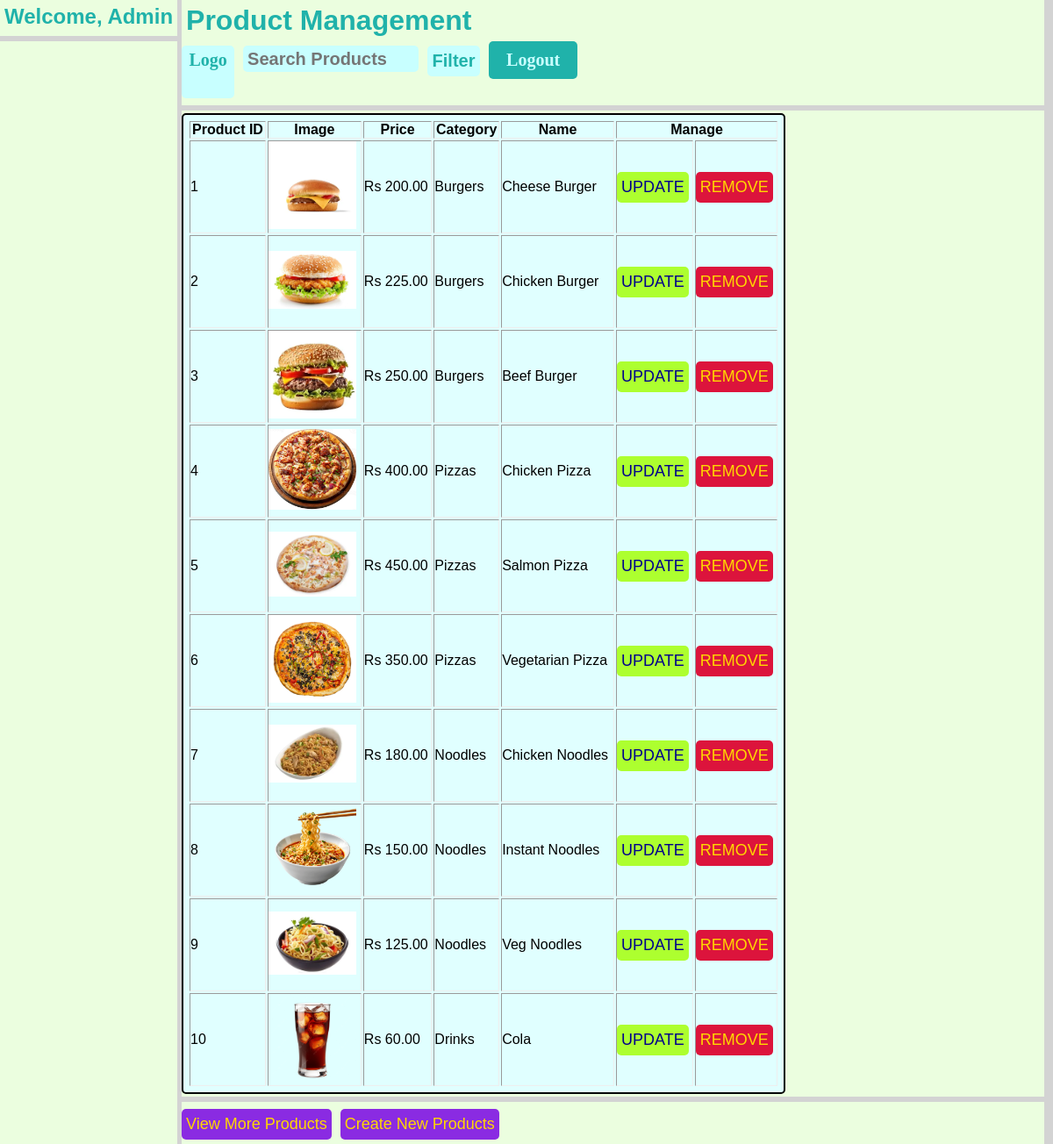
The page /pages/admin.php?page=2 (signed in) on the database its author committed.
### tables this page shows
CREATE TABLE `products` (
  `p_id` int(10) NOT NULL AUTO_INCREMENT,
  `name` varchar(100) NOT NULL UNIQUE,
  `price` decimal(10,2) NOT NULL,
  `image` varchar(255) DEFAULT NULL,
  `category` enum('Burgers','Pizzas','Noodles','Drinks','Desserts') NOT NULL,

  PRIMARY KEY (`p_id`)

);

### pages/admin.php (the view, shortened to what this page needs)
<!DOCTYPE html>
<html>
<head>
  <link rel="stylesheet" href="../css/style.css">
  <link rel="stylesheet" href="../css/admin.css">
</head>
<body>
  <div class="layout">
    <aside class="left_panel">
      <h2 id="welcome_staff">Welcome, Admin</h2>
      <hr class="horizontal_lines">
    </aside>
    <main class="middle_panel">
      <h1 class="page_title">Product Management</h1>
      <div class="header">
        <div class="logo">
          Logo
        </div>
        <div class="search">
          <input type="text" name="search_product" placeholder="Search Products">
        </div>
        <div class="filter">
          <button id="filter_button">Filter</button>
        </div>
        <div class="logout">
          <a href="logout.php">Logout</a>
        </div>
      </div>
      <hr class="horizontal_lines">
      <section class="products_table">
        <table class="products" border="1">
          <tr>
            <th>Product ID</th>
            <th>Image</th>
            <th>Price</th>
            <th>Category</th>
            <th>Name</th>
            <th colspan="2">Manage</th>
          </tr>
          <?php
          $imagePath = "../images/products/";
          if (isset($_GET['page'])) {
            $page_count = $_GET['page'];
          } else {
            $page_count = 1;
          }
          $limit = $page_count * 5;
          require "../php/configuration.php";
          $sql = "SELECT * FROM products
                  LIMIT $limit";
          $result = mysqli_query($conn, $sql);
          while ($row = mysqli_fetch_array($result)) {
            $product_id = $row['p_id'];
            $product_name = $row['name'];
            $product_price = $row['price'];
            $product_image = $row['image'];
            $product_category = $row['category'];
          ?>
            <tr>
              <td><?php echo $product_id ?></td>
              <td><img src="<?php echo $imagePath . $product_image ?>"></td>
              <td>Rs <?php echo $product_price ?></td>
              <td><?php echo $product_category ?></td>
              <td><?php echo $product_name ?></td>
              <td><button class="update_product_details">UPDATE</button></td>
              <td><button class="remove_product">REMOVE</button></td>
            </tr>
          <?php
          };
          ?>
        </table>
      </section>
      <hr class="horizontal_lines">
      <div class="manage_products">
        <?php
        $nextPage = $page_count + 1;
        ?>
        <a href="admin.php?page=<?php echo $nextPage; ?>">
          <button class="view_more_btn">View More Products</button>
        </a>
        <a href="admin.php?create=1">
          <button type="button" class="create_product_btn">Create New Products</button>
        </a>
      </div>
    </main>
    <aside class="right_panel">
    </aside>
  </div>
</body>
</html>

### css/style.css (style rules this page uses)
* { box-sizing: border-box; margin: 0; padding: 0; }
.horizontal_lines { margin: 3px 0px; border: 3px solid lightgray; }
body { background-color: rgb(235, 254, 223); }

### css/admin.css (style rules this page uses)
.layout { display: flex; min-height: 100vh; }
.left_panel { max-width: 400px; height: 100vh; border-right: 5px solid lightgray; position: sticky; top: 0; }
#welcome_staff { font-family: Verdana, Geneva, Tahoma, sans-serif; color: lightseagreen; padding: 5px; }
.middle_panel { flex: 1; height: 100vh; overflow-y: auto; border-right: 5px solid lightgray; }
.page_title { font-family: Verdana, Geneva, Tahoma, sans-serif; color: lightseagreen; padding: 5px; }
.right_panel { max-width: 300px; border-right: 5px solid lightgray; position: sticky; top: 0; }
.header { display: flex; gap: 10px; justify-content: left; }
.logo { padding: 5px; margin: 5px 0px; width: 60px; height: 60px; font-weight: bold; font-size: 20px; text-align: center; background-color: rgb(200, 255, 255); color: lightseagreen; border: none; border-radius: 5px; }
.search input { border: 3px solid; padding: 5px; margin: 5px 0px; width: 200px; height: 30px; font-weight: bold; font-size: 20px; text-align: left; background-color: rgb(200, 255, 255); color: lightseagreen; border: none; border-radius: 5px; }
.filter #filter_button { border: 3px solid; padding: 5px; margin: 5px 0px; width: 60px; height: 30px; font-weight: bold; font-size: 20px; text-align: center; background-color: rgb(200, 255, 255); color: lightseagreen; border: none; border-radius: 5px; transition: 0.2s; cursor: pointer; }
.logout a { display: inline-block; padding: 10px 20px; font-weight: bold; font-size: 20px; background-color: lightseagreen; color:rgb(200, 255, 255); border: none; border-radius: 5px; text-decoration: none; }
.manage_products { display: flex; gap: 10px; justify-content: left; flex-wrap: wrap; }
.products { font-family: Verdana, Geneva, Tahoma, sans-serif; color: rgb(0, 0, 0); background-color: lightcyan; width: 70%; padding: 5px; border: 2px solid; border-radius: 5px; }
.products img { width: 100px; height: 100px; object-fit: contain; }
button { min-height: 35px; width: auto; margin: 5px 0px; padding: 5px; font-weight: 500; font-size: 18px; border: none; border-radius: 5px; color: gold; background-color: blueviolet; transition: 0.2s; cursor: pointer; }
.update_product_details { color: darkblue; background-color: greenyellow; }
.remove_product { color: gold; background-color: crimson; }

### rows shown on the page
products: p_id "1", image (picture), price "200.00", category "Burgers", name "Cheese Burger"
products: p_id "2", image (picture), price "225.00", category "Burgers", name "Chicken Burger"
products: p_id "3", image (picture), price "250.00", category "Burgers", name "Beef Burger"
products: p_id "4", image (picture), price "400.00", category "Pizzas", name "Chicken Pizza"
products: p_id "5", image (picture), price "450.00", category "Pizzas", name "Salmon Pizza"
products: p_id "6", image (picture), price "350.00", category "Pizzas", name "Vegetarian Pizza"
products: p_id "7", image (picture), price "180.00", category "Noodles", name "Chicken Noodles"
products: p_id "8", image (picture), price "150.00", category "Noodles", name "Instant Noodles"
products: p_id "9", image (picture), price "125.00", category "Noodles", name "Veg Noodles"
products: p_id "10", image (picture), price "60.00", category "Drinks", name "Cola"
